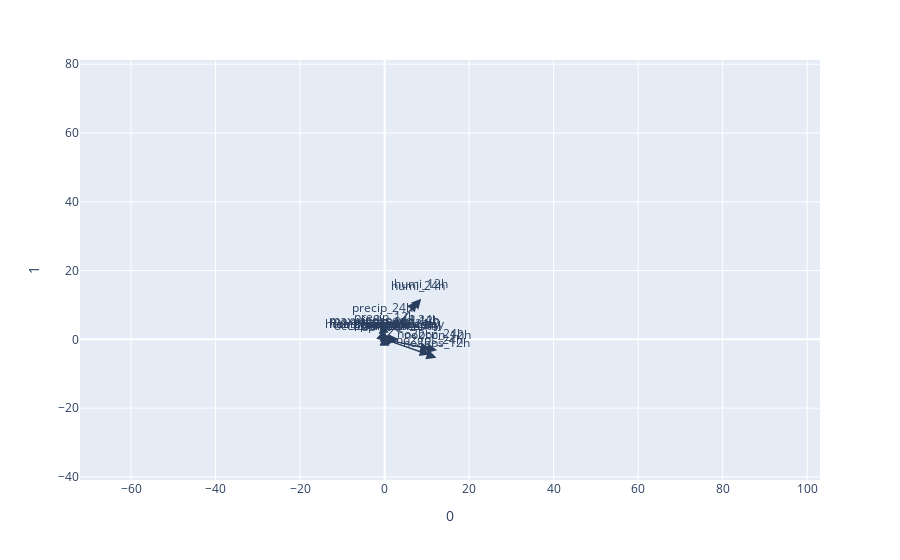

Notebook code for this chart:
### Code cell
import plotly.express as px
loadings = pca.components_.T * np.sqrt(pca.explained_variance_)

fig = px.scatter(pca_features, x=0, y=1, color=None, color_discrete_sequence=['rgba(147,112,219,0.0)'])

for i, feature in enumerate(num_cols[:-2]):
    fig.add_annotation(
        ax=0, ay=0,
        axref="x", ayref="y",
        x=loadings[i, 0],
        y=loadings[i, 1],
        showarrow=True,
        arrowsize=2,
        arrowhead=2,
        xanchor="right",
        yanchor="top"
    )
    fig.add_annotation(
        x=loadings[i, 0],
        y=loadings[i, 1],
        ax=0, ay=0,
        xanchor="center",
        yanchor="bottom",
        text=feature,
        yshift=5,
    )
fig.show()

### Figure 1 — Plotly figure (JSON) as saved in the notebook; plotly's stock layout.template omitted (floating-point values rounded to 4 significant figures; data arrays with more than 128 entries replaced by an {"elided": "..."} marker saying what was removed)
{"data": [{"hovertemplate": "0=%{x}<br>1=%{y}<extra></extra>", "legendgroup": "", "marker": {"color": "rgba(147,112,219,0.0)", "symbol": "circle"}, "mode": "markers", "name": "", "showlegend": false, "type": "scattergl", "x": {"elided": "1612 float values"}, "xaxis": "x", "y": {"elided": "1612 float values"}, "yaxis": "y"}], "layout": {"annotations": [{"arrowhead": 2, "arrowsize": 2, "ax": 0, "axref": "x", "ay": 0, "ayref": "y", "showarrow": true, "x": 0.5806, "xanchor": "right", "y": -0.6129, "yanchor": "top"}, {"ax": 0, "ay": 0, "text": "occurrence_mental", "x": 0.5806, "xanchor": "center", "y": -0.6129, "yanchor": "bottom", "yshift": 5}, {"arrowhead": 2, "arrowsize": 2, "ax": 0, "axref": "x", "ay": 0, "ayref": "y", "showarrow": true, "x": -0.00463, "xanchor": "right", "y": 0.007414, "yanchor": "top"}, {"ax": 0, "ay": 0, "text": "z_performance", "x": -0.00463, "xanchor": "center", "y": 0.007414, "yanchor": "bottom", "yshift": 5}, {"arrowhead": 2, "arrowsize": 2, "ax": 0, "axref": "x", "ay": 0, "ayref": "y", "showarrow": true, "x": 10.82, "xanchor": "right", "y": -2.941, "yanchor": "top"}, {"ax": 0, "ay": 0, "text": "no2bcn_24h", "x": 10.82, "xanchor": "center", "y": -2.941, "yanchor": "bottom", "yshift": 5}, {"arrowhead": 2, "arrowsize": 2, "ax": 0, "axref": "x", "ay": 0, "ayref": "y", "showarrow": true, "x": 12.42, "xanchor": "right", "y": -3.145, "yanchor": "top"}, {"ax": 0, "ay": 0, "text": "no2bcn_12h", "x": 12.42, "xanchor": "center", "y": -3.145, "yanchor": "bottom", "yshift": 5}, {"arrowhead": 2, "arrowsize": 2, "ax": 0, "axref": "x", "ay": 0, "ayref": "y", "showarrow": true, "x": 10.72, "xanchor": "right", "y": -4.429, "yanchor": "top"}, {"ax": 0, "ay": 0, "text": "no2gps_24h", "x": 10.72, "xanchor": "center", "y": -4.429, "yanchor": "bottom", "yshift": 5}, {"arrowhead": 2, "arrowsize": 2, "ax": 0, "axref": "x", "ay": 0, "ayref": "y", "showarrow": true, "x": 12.27, "xanchor": "right", "y": -5.373, "yanchor": "top"}, {"ax": 0, "ay": 0, "text": "no2gps_12h", "x": 12.27, "xanchor": "center", "y": -5.373, "yanchor": "bottom", "yshift": 5}, {"arrowhead": 2, "arrowsize": 2, "ax": 0, "axref": "x", "ay": 0, "ayref": "y", "showarrow": true, "x": 2.17, "xanchor": "right", "y": -0.624, "yanchor": "top"}, {"ax": 0, "ay": 0, "text": "pm25bcn", "x": 2.17, "xanchor": "center", "y": -0.624, "yanchor": "bottom", "yshift": 5}, {"arrowhead": 2, "arrowsize": 2, "ax": 0, "axref": "x", "ay": 0, "ayref": "y", "showarrow": true, "x": 0.493, "xanchor": "right", "y": -0.04634, "yanchor": "top"}, {"ax": 0, "ay": 0, "text": "BCμg", "x": 0.493, "xanchor": "center", "y": -0.04634, "yanchor": "bottom", "yshift": 5}, {"arrowhead": 2, "arrowsize": 2, "ax": 0, "axref": "x", "ay": 0, "ayref": "y", "showarrow": true, "x": 0.1492, "xanchor": "right", "y": -0.0206, "yanchor": "top"}, {"ax": 0, "ay": 0, "text": "hours_noise_55_day", "x": 0.1492, "xanchor": "center", "y": -0.0206, "yanchor": "bottom", "yshift": 5}, {"arrowhead": 2, "arrowsize": 2, "ax": 0, "axref": "x", "ay": 0, "ayref": "y", "showarrow": true, "x": -0.02019, "xanchor": "right", "y": -0.01296, "yanchor": "top"}, {"ax": 0, "ay": 0, "text": "hours_noise_65_day", "x": -0.02019, "xanchor": "center", "y": -0.01296, "yanchor": "bottom", "yshift": 5}, {"arrowhead": 2, "arrowsize": 2, "ax": 0, "axref": "x", "ay": 0, "ayref": "y", "showarrow": true, "x": 0.131, "xanchor": "right", "y": 0.02674, "yanchor": "top"}, {"ax": 0, "ay": 0, "text": "hours_greenblue_day", "x": 0.131, "xanchor": "center", "y": 0.02674, "yanchor": "bottom", "yshift": 5}, {"arrowhead": 2, "arrowsize": 2, "ax": 0, "axref": "x", "ay": 0, "ayref": "y", "showarrow": true, "x": -0.02924, "xanchor": "right", "y": 0.6012, "yanchor": "top"}, {"ax": 0, "ay": 0, "text": "tmean_24h", "x": -0.02924, "xanchor": "center", "y": 0.6012, "yanchor": "bottom", "yshift": 5}, {"arrowhead": 2, "arrowsize": 2, "ax": 0, "axref": "x", "ay": 0, "ayref": "y", "showarrow": true, "x": -0.06477, "xanchor": "right", "y": 0.196, "yanchor": "top"}, {"ax": 0, "ay": 0, "text": "tmean_12h", "x": -0.06477, "xanchor": "center", "y": 0.196, "yanchor": "bottom", "yshift": 5}, {"arrowhead": 2, "arrowsize": 2, "ax": 0, "axref": "x", "ay": 0, "ayref": "y", "showarrow": true, "x": 7.806, "xanchor": "right", "y": 11.03, "yanchor": "top"}, {"ax": 0, "ay": 0, "text": "humi_24h", "x": 7.806, "xanchor": "center", "y": 11.03, "yanchor": "bottom", "yshift": 5}, {"arrowhead": 2, "arrowsize": 2, "ax": 0, "axref": "x", "ay": 0, "ayref": "y", "showarrow": true, "x": 8.675, "xanchor": "right", "y": 11.83, "yanchor": "top"}, {"ax": 0, "ay": 0, "text": "humi_12h", "x": 8.675, "xanchor": "center", "y": 11.83, "yanchor": "bottom", "yshift": 5}, {"arrowhead": 2, "arrowsize": 2, "ax": 0, "axref": "x", "ay": 0, "ayref": "y", "showarrow": true, "x": 3.285, "xanchor": "right", "y": 0.0614, "yanchor": "top"}, {"ax": 0, "ay": 0, "text": "pressure_24h", "x": 3.285, "xanchor": "center", "y": 0.0614, "yanchor": "bottom", "yshift": 5}, {"arrowhead": 2, "arrowsize": 2, "ax": 0, "axref": "x", "ay": 0, "ayref": "y", "showarrow": true, "x": 3.105, "xanchor": "right", "y": -0.1653, "yanchor": "top"}, {"ax": 0, "ay": 0, "text": "pressure_12h", "x": 3.105, "xanchor": "center", "y": -0.1653, "yanchor": "bottom", "yshift": 5}, {"arrowhead": 2, "arrowsize": 2, "ax": 0, "axref": "x", "ay": 0, "ayref": "y", "showarrow": true, "x": -0.5189, "xanchor": "right", "y": 4.661, "yanchor": "top"}, {"ax": 0, "ay": 0, "text": "precip_24h", "x": -0.5189, "xanchor": "center", "y": 4.661, "yanchor": "bottom", "yshift": 5}, {"arrowhead": 2, "arrowsize": 2, "ax": 0, "axref": "x", "ay": 0, "ayref": "y", "showarrow": true, "x": 0.04653, "xanchor": "right", "y": 2.179, "yanchor": "top"}, {"ax": 0, "ay": 0, "text": "precip_12h", "x": 0.04653, "xanchor": "center", "y": 2.179, "yanchor": "bottom", "yshift": 5}, {"arrowhead": 2, "arrowsize": 2, "ax": 0, "axref": "x", "ay": 0, "ayref": "y", "showarrow": true, "x": -0.1051, "xanchor": "right", "y": 1.382, "yanchor": "top"}, {"ax": 0, "ay": 0, "text": "maxwindspeed_24h", "x": -0.1051, "xanchor": "center", "y": 1.382, "yanchor": "bottom", "yshift": 5}, {"arrowhead": 2, "arrowsize": 2, "ax": 0, "axref": "x", "ay": 0, "ayref": "y", "showarrow": true, "x": 0.006808, "xanchor": "right", "y": 1.028, "yanchor": "top"}, {"ax": 0, "ay": 0, "text": "maxwindspeed_12h", "x": 0.006808, "xanchor": "center", "y": 1.028, "yanchor": "bottom", "yshift": 5}, {"arrowhead": 2, "arrowsize": 2, "ax": 0, "axref": "x", "ay": 0, "ayref": "y", "showarrow": true, "x": -0.1824, "xanchor": "right", "y": -0.04013, "yanchor": "top"}, {"ax": 0, "ay": 0, "text": "age_yrs", "x": -0.1824, "xanchor": "center", "y": -0.04013, "yanchor": "bottom", "yshift": 5}], "legend": {"tracegroupgap": 0}, "margin": {"t": 60}, "xaxis": {"anchor": "y", "domain": [0, 1], "title": {"text": "0"}}, "yaxis": {"anchor": "x", "domain": [0, 1], "title": {"text": "1"}}}}
